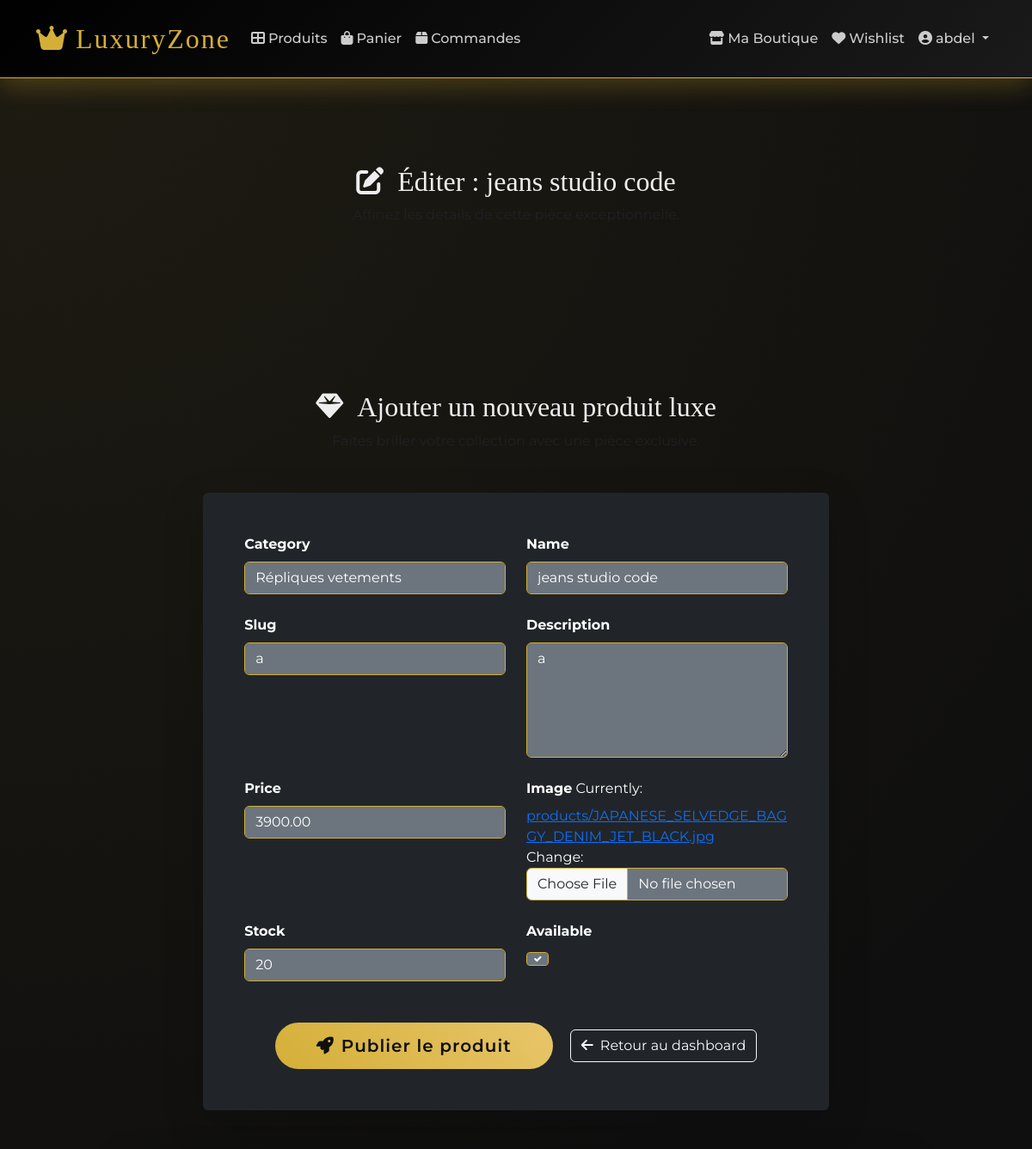
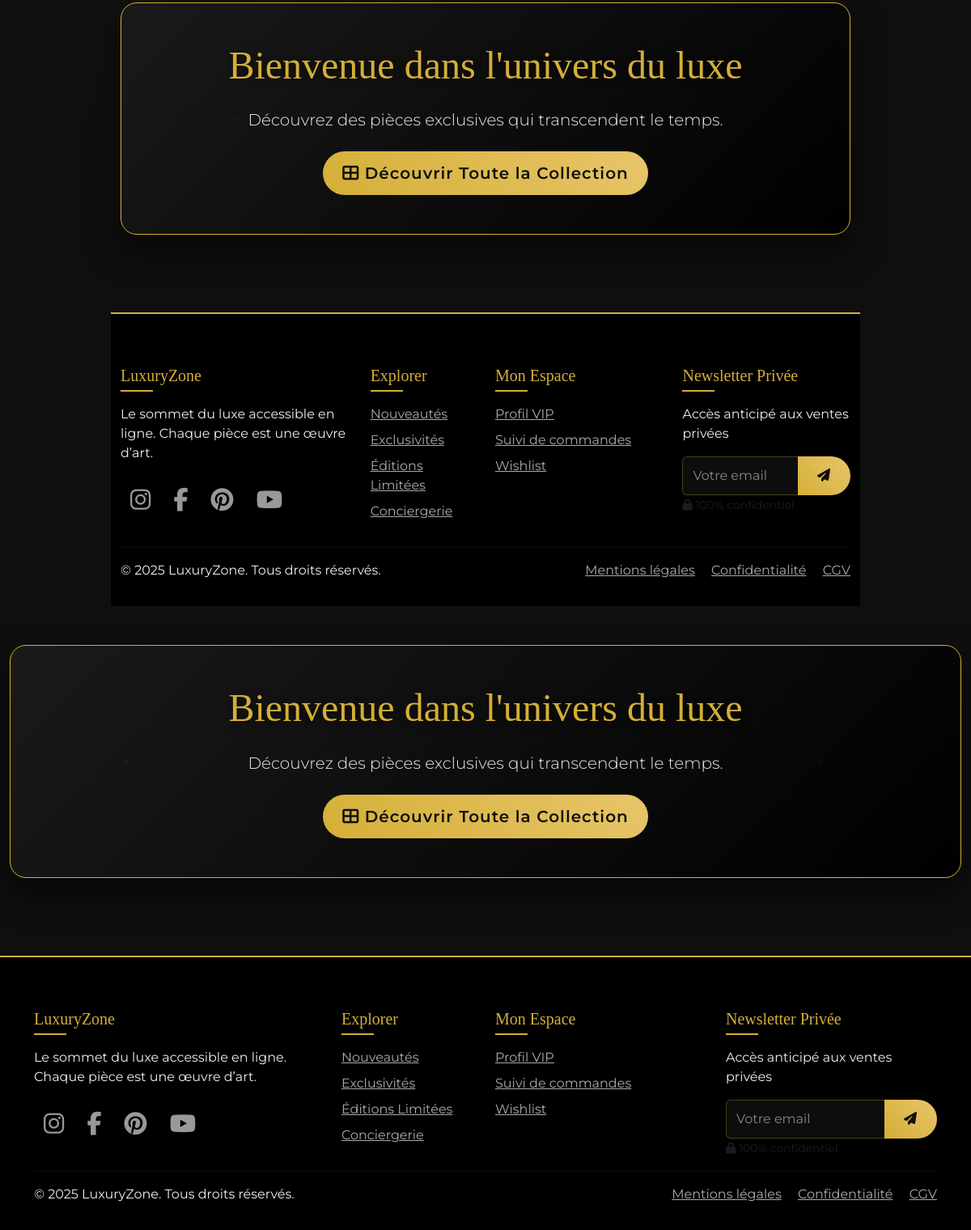
/vendor/edit/5/ (signed in), run on the app's committed database (2 pictures, top to bottom).
### shop/models.py (models this page shows, shortened)
class Product(models.Model):
    category = models.ForeignKey(Category, on_delete=models.CASCADE, related_name='products')
    name = models.CharField(max_length=200)
    slug = models.SlugField(unique=True)
    description = models.TextField()
    price = models.DecimalField(max_digits=10, decimal_places=2)
    image = models.ImageField(upload_to='products/')
    stock = models.PositiveIntegerField()
    available = models.BooleanField(default=True)
    created = models.DateTimeField(auto_now_add=True)
    updated = models.DateTimeField(auto_now=True)
    vendor = models.ForeignKey('Vendor', on_delete=models.CASCADE, related_name='products', null=True, blank=True)
    class Meta:
        ordering = ['-created']
        indexes = [
            models.Index(fields=['slug']),
            models.Index(fields=['available']),
        ]

### shop/views_vendor.py (the view)
@login_required
def vendor_edit_product(request, pk):
    product = get_object_or_404(Product, pk=pk, vendor=request.user.vendor_profile)
    if request.method == 'POST':
        form = VendorProductForm(request.POST, request.FILES, instance=product)
        if form.is_valid():
            form.save()
            messages.success(request, "✅ Produit mis à jour avec succès !")
            return redirect('shop:vendor_dashboard')
        else:
            messages.error(request, "❌ Erreur lors de la mise à jour.")
    else:
        form = VendorProductForm(instance=product)
    return render(request, 'shop/vendor/edit_product.html', {
        'form': form,
        'product': product,
        'shop': request.user.vendor_profile
    })

### shop/forms.py
class VendorProductForm(forms.ModelForm):
    class Meta:
        model = Product
        fields = ['category', 'name', 'slug', 'description', 'price', 'image', 'stock', 'available']
        widgets = {
            'category': forms.Select(attrs={'class': 'form-control'}),
            'name': forms.TextInput(attrs={'class': 'form-control', 'placeholder': 'Nom du produit'}),
            'slug': forms.TextInput(attrs={'class': 'form-control', 'placeholder': 'Auto-généré si vide'}),
            'description': forms.Textarea(attrs={'class': 'form-control', 'rows': 5}),
            'price': forms.NumberInput(attrs={'class': 'form-control', 'step': '0.01'}),
            'image': forms.ClearableFileInput(attrs={'class': 'form-control'}),
            'stock': forms.NumberInput(attrs={'class': 'form-control'}),
            'available': forms.CheckboxInput(attrs={'class': 'form-check-input'}),
        }

### shop/context_processors.py (called while the page is built, shortened)
def cart_context(request):
    try:
        cart = None
        if request.user.is_authenticated:
            cart, created = Cart.objects.get_or_create(user=request.user)
        return {'cart': cart}
    except Exception:
        return {'cart': None}

### shop/models.py (called while the page is built)
    def __str__(self):
        return self.name

### templates/shop/vendor/edit_product.html (shortened to what this page needs)
{% extends 'base.html' %}
{% block content %}
<div class="container pt-5 mt-5">
  <div class="row justify-content-center">
    <div class="col-lg-10">
      <div class="text-center mb-5">
        <h2 class="text-gold">
          <i class="fas fa-edit me-3"></i>Éditer : {{ product.name }}
        </h2>
        <p class="text-muted">Affinez les détails de cette pièce exceptionnelle.</p>
      </div>
      {% include 'shop/vendor/add_product.html' with form=form shop=product.vendor %}
    </div>
  </div>
</div>
{% endblock %}

### templates/base.html (shortened to what this page needs)
<!DOCTYPE html>
<html lang="fr">
<head>
    <link href="https://cdn.jsdelivr.net/npm/bootstrap@5.3.3/dist/css/bootstrap.min.css" rel="stylesheet">
    <link href="https://cdnjs.cloudflare.com/ajax/libs/font-awesome/6.5.0/css/all.min.css" rel="stylesheet">
</head>
<body>
    <nav class="navbar navbar-expand-lg navbar-dark fixed-top">
        <div class="container">
            <a class="navbar-brand" href="{% url 'shop:product_list' %}">
                <i class="fas fa-crown me-2"></i>LuxuryZone
            </a>
            <div class="collapse navbar-collapse" id="navbarNav">
                <ul class="navbar-nav me-auto">
                    <li class="nav-item">
                        <a class="nav-link" href="{% url 'shop:product_list' %}">
                            <i class="fas fa-th-large me-1"></i>Produits
                        </a>
                    </li>
                    <li class="nav-item">
                        <a class="nav-link" href="{% url 'shop:cart_detail' %}">
                            <i class="fas fa-shopping-bag me-1"></i>Panier
                        </a>
                    </li>
                    {% if user.is_authenticated %}
                    <li class="nav-item">
                        <a class="nav-link" href="{% url 'shop:order_history' %}">
                            <i class="fas fa-box me-1"></i>Commandes
                        </a>
                    </li>
                    {% endif %}
                </ul>
                <ul class="navbar-nav ms-auto">
                    {% if user.is_authenticated %}
                        {% if user.vendor_profile.is_approved %}
                        <li class="nav-item">
                            <a class="nav-link" href="{% url 'shop:vendor_dashboard' %}">
                                <i class="fas fa-store me-1"></i>Ma Boutique
                            </a>
                        </li>
                        {% endif %}
                        <li class="nav-item">
                            <a class="nav-link" href="{% url 'shop:favorite_list' %}">
                                <i class="fas fa-heart me-1"></i>Wishlist
                            </a>
                        </li>
                        <li class="nav-item dropdown">
                            <a class="nav-link dropdown-toggle" href="#" id="navbarDropdown" role="button" data-bs-toggle="dropdown">
                                <i class="fas fa-user-circle me-1"></i>{{ user.first_name|default:user.username }}
                            </a>
                        </li>
                    {% endif %}
                </ul>
            </div>
        </div>
    </nav>
    <div class="container-fluid">
        <main class="pt-5 mt-5 min-vh-100">
            {% block content %}
            {% endblock %}
        </main>
        {% if not request.path|slice:":11" == "/product/list" %}
        <section class="welcome-banner my-5">
            <div class="container">
                <h2 class="mb-4">Bienvenue dans l'univers du luxe</h2>
                <p class="lead mb-4">Découvrez des pièces exclusives qui transcendent le temps.</p>
                <a href="{% url 'shop:product_list' %}" class="btn btn-lux btn-lg">
                    <i class="fas fa-th-large"></i> Découvrir Toute la Collection
                </a>
            </div>
        </section>
        {% endif %}
    </div>
    <footer class="footer">
        <div class="container">
            <div class="row gy-5">
                <div class="col-lg-4">
                    <h5>LuxuryZone</h5>
                    <p class="mt-3">Le sommet du luxe accessible en ligne. Chaque pièce est une œuvre d’art.</p>
                    <div class="social-links mt-4">
                        <a href="#"><i class="fab fa-instagram"></i></a>
                        <a href="#"><i class="fab fa-facebook-f"></i></a>
                        <a href="#"><i class="fab fa-pinterest"></i></a>
                        <a href="#"><i class="fab fa-youtube"></i></a>
                    </div>
                </div>
                <div class="col-lg-2">
                    <h5>Explorer</h5>
                    <ul class="list-unstyled mt-3">
                        <li class="mb-2"><a href="#">Nouveautés</a></li>
                        <li class="mb-2"><a href="#">Exclusivités</a></li>
                        <li class="mb-2"><a href="#">Éditions Limitées</a></li>
                        <li class="mb-2"><a href="#">Conciergerie</a></li>
                    </ul>
                </div>
                <div class="col-lg-3">
                    <h5>Mon Espace</h5>
                    <ul class="list-unstyled mt-3">
                        {% if user.is_authenticated %}
                        <li class="mb-2"><a href="{% url 'shop:profile' %}">Profil VIP</a></li>
                        <li class="mb-2"><a href="{% url 'shop:order_history' %}">Suivi de commandes</a></li>
                        <li class="mb-2"><a href="{% url 'shop:favorite_list' %}">Wishlist</a></li>
                        {% else %}
                        <li class="mb-2"><a href="{% url 'shop:login' %}">Connexion</a></li>
                        <li class="mb-2"><a href="{% url 'shop:register' %}">Devenir membre</a></li>
                        {% endif %}
                    </ul>
                </div>
                <div class="col-lg-3">
                    <h5>Newsletter Privée</h5>
                    <p class="mt-3">Accès anticipé aux ventes privées</p>
                    <form class="newsletter-form">
                        <div class="input-group">
                            <input type="email" class="form-control" placeholder="Votre email" required>
                            <button class="btn btn-lux" type="submit">
                                <i class="fas fa-paper-plane"></i>
                            </button>
                        </div>
                    </form>
                    <small class="text-muted"><i class="fas fa-lock"></i> 100% confidentiel</small>
                </div>
            </div>
            <hr style="border-color:rgba(212,175,55,0.3);">
            <div class="row align-items-center">
                <div class="col-md-6">
                    <p class="mb-0">© 2025 LuxuryZone. Tous droits réservés.</p>
                </div>
                <div class="col-md-6 text-md-end">
                    <a href="#" class="me-3">Mentions légales</a>
                    <a href="#" class="me-3">Confidentialité</a>
                    <a href="#">CGV</a>
                </div>
            </div>
        </div>
    </footer>
</body>
</html>

### templates/shop/vendor/add_product.html (shortened to what this page needs)
{% extends 'base.html' %}
{% load widget_tweaks %}
{% block content %}
<div class="container pt-5 mt-5">
  <div class="row justify-content-center">
    <div class="col-lg-10">
      <div class="text-center mb-5">
        <h2 class="text-gold">
          <i class="fas fa-gem me-3"></i>Ajouter un nouveau produit luxe
        </h2>
        <p class="text-muted">Faites briller votre collection avec une pièce exclusive.</p>
      </div>
      <div class="card bg-dark text-white border-0 shadow-lg">
        <div class="card-body p-5">
          <form method="post" enctype="multipart/form-data">
            <div class="row g-4">
              {% for field in form %}
              <div class="col-md-6">
                <label class="form-label text-gold fw-bold">{{ field.label }}</label>
                {{ field|add_class:"form-control bg-secondary text-white border-gold" }}
              </div>
              {% endfor %}
            </div>
            <div class="text-center mt-5">
              <button type="submit" class="btn btn-lux btn-lg px-5">
                <i class="fas fa-rocket me-2"></i>Publier le produit
              </button>
              <a href="{% url 'shop:vendor_dashboard' %}" class="btn btn-outline-light ms-3">
                <i class="fas fa-arrow-left me-2"></i>Retour au dashboard
              </a>
            </div>
          </form>
        </div>
      </div>
    </div>
  </div>
</div>
{% endblock %}

### templates/base.html (style rules this page uses)
:root { --gold: #D4AF37; --deep-black: #0F0F0F; --dark-gray: #1A1A1A; --light-gold: #F5E6C2; }
body { background: var(--deep-black); color: #eee; font-family: 'Montserrat', sans-serif; background-image: radial-gradient(circle at top left, rgba(212,175,55,0.08) 0%, transparent 50%); }
h1, h2, h3, h4, h5 { font-family: 'Playfair Display', serif; }
.navbar { background: linear-gradient(135deg, #000 0%, #1a1a1a 100%); box-shadow: 0 8px 32px rgba(212,175,55,0.15); padding: 1rem 0; border-bottom: 1px solid var(--gold); }
.navbar-brand { font-family: 'Playfair Display', serif; font-size: 2rem; color: var(--gold) !important; letter-spacing: 2px; }
.nav-link { color: #ccc !important; font-weight: 500; transition: all 0.3s; }
.welcome-banner { background: linear-gradient(135deg, #1a1a1a 0%, #000 100%); border: 1px solid var(--gold); border-radius: 20px; padding: 3rem; text-align: center; box-shadow: 0 20px 40px rgba(0,0,0,0.6); position: relative; overflow: hidden; }
.welcome-banner::before { content: ''; position: absolute; top: 0; left: 0; right: 0; bottom: 0; opacity: 0.3; }
.welcome-banner h2 { font-size: 3rem; color: var(--gold); text-shadow: 0 2px 10px rgba(0,0,0,0.5); }
.btn-lux { background: linear-gradient(45deg, var(--gold), #E8C56A); color: var(--deep-black); border: none; font-weight: 600; letter-spacing: 1px; padding: 0.75rem 1.5rem; border-radius: 50px; transition: all 0.3s; }
.footer { background: #000; border-top: 2px solid var(--gold); padding: 4rem 0 2rem; margin-top: 6rem; }
.footer h5 { color: var(--gold); position: relative; padding-bottom: 0.5rem; }
.footer h5::after { content: ''; position: absolute; left: 0; bottom: 0; width: 40px; height: 2px; background: var(--gold); }
.footer a { color: #aaa; transition: color 0.3s; }
.social-links a { font-size: 1.8rem; margin: 0 12px; color: #999; transition: all 0.3s; }
.newsletter-form .form-control { background: rgba(255,255,255,0.05); border: 1px solid rgba(212,175,55,0.3); color: #fff; }
.newsletter-form .form-control::placeholder { color: #888; }

### templates/shop/vendor/add_product.html (style rules this page uses)
.border-gold { border-color: var(--gold) !important; }

### data on the page
Product: name "jeans studio code", form "Répliques vetements" "jeans studio code" "a" "a" "3900.00" "20" "☑"

### other printed values
{{ user.first_name|default:user.username }} "abdel abdel"
{{ field.label }} "Category" "Name" "Slug" "Description" "Price" "Image" "Stock" "Available"
